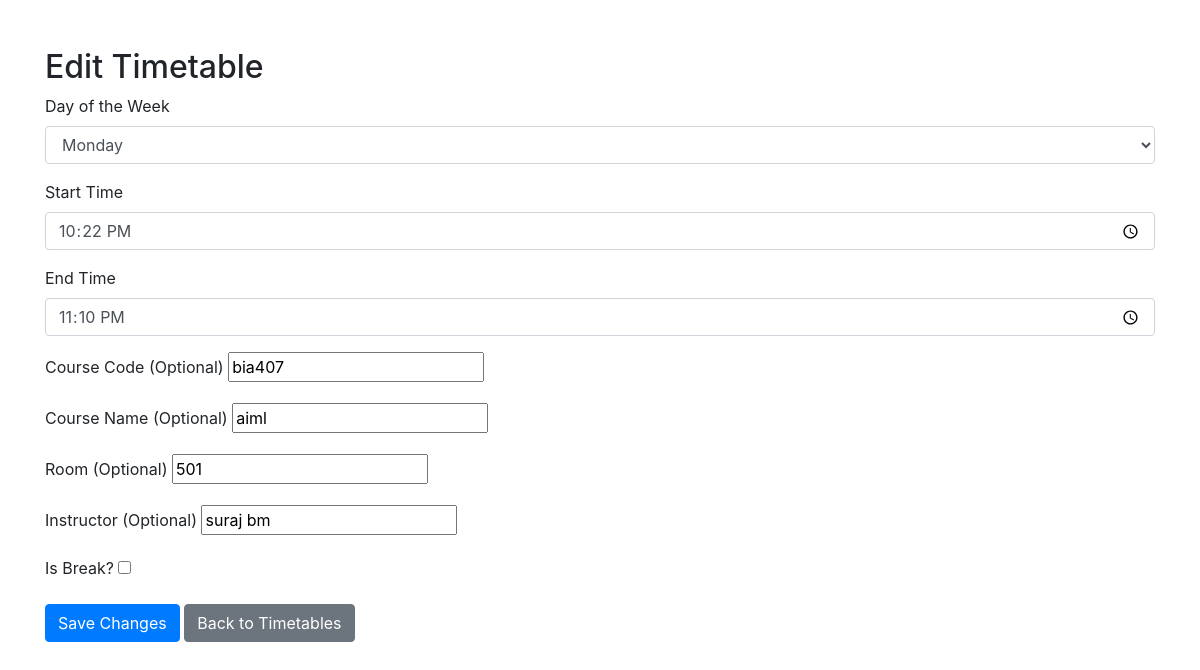
Page /timetable/edit/5/ on the committed database.
### web_T/models.py (models this page shows, shortened)
class Timetable(models.Model):
    DAY_CHOICES = [
        ('Monday', 'Monday'),
        ('Tuesday', 'Tuesday'),
        ('Wednesday', 'Wednesday'),
        ('Thursday', 'Thursday'),
        ('Friday', 'Friday'),
        ('Saturday', 'Saturday'),
        ('Sunday', 'Sunday'),
    ]
    day = models.CharField(max_length=20, null=True, blank=True, help_text="Day of the week for the session.")
    time_slots = models.JSONField(default=dict, blank=True, null=True)
    time_08_00_09_00 = models.CharField(max_length=100, blank=True, null=True)
    time_09_00_10_00 = models.CharField(max_length=100, blank=True, null=True)
    time_10_00_11_00 = models.CharField(max_length=100, blank=True, null=True)
    time_11_00_12_00 = models.CharField(max_length=100, blank=True, null=True)
    time_12_00_13_00 = models.CharField(max_length=100, blank=True, null=True)
    time_13_00_14_00 = models.CharField(max_length=100, blank=True, null=True)
    time_14_00_15_00 = models.CharField(max_length=100, blank=True, null=True)
    time_15_00_16_00 = models.CharField(max_length=100, blank=True, null=True)
    start_time = models.TimeField(help_text="Start time of the session.")
    end_time = models.TimeField(help_text="End time of the session.")
    day_of_week = models.CharField(
        max_length=9,
        choices=DAY_CHOICES,
        default='Monday',  # Default value
        help_text="Day of the week for the session."
    )
    course_code = models.CharField(
        max_length=20,
        blank=True,
        null=True,
        help_text="Optional course code."
    )
    course_name = models.CharField(
        max_length=100,
        blank=True,
        null=True,
        help_text="Optional course name. If not provided, will be considered 'Free'."
    )
    room = models.CharField(
        max_length=20,
        blank=True,
        null=True,
        help_text="Optional room number or location."
    )
    instructor = models.CharField(
        max_length=100,
        blank=True,
        null=True,
        help_text="Optional instructor name."
    )
    is_break = models.BooleanField(
        default=False,
        help_text="Mark as a break or empty slot."
    )

### web_T/views.py (the view)
# urls.py: path('timetable/edit/<int:pk>/', views.edit_timetable, name='edit_timetable'),
def edit_timetable(request, pk):
    timetable = get_object_or_404(Timetable, pk=pk)
    if request.method == 'POST':
        form = TimetableForm(request.POST, instance=timetable)
        if form.is_valid():
            form.save()
            return redirect('timetable_view')  # Redirect to the timetable list or other desired page
    else:
        form = TimetableForm(instance=timetable)
    return render(request, 'edit_timetable.html', {'form': form})

### web_T/forms.py (shortened to what this page needs)
class TimetableForm(forms.ModelForm):
    class Meta:
        model = Timetable
        fields = ['day_of_week', 'start_time', 'end_time', 'course_code', 'course_name', 'room', 'instructor', 'is_break',
                  'time_08_00_09_00', 'time_09_00_10_00', 'time_10_00_11_00', 'time_11_00_12_00', 'time_12_00_13_00',
                  'time_13_00_14_00', 'time_14_00_15_00', 'time_15_00_16_00']  # include time slots if needed
        widgets = {
            'start_time': forms.TimeInput(format='%H:%M', attrs={'type': 'time', 'class': 'form-control'}),
            'end_time': forms.TimeInput(format='%H:%M', attrs={'type': 'time', 'class': 'form-control'}),
        }

### template/edit_timetable.html (shortened to what this page needs)
<!DOCTYPE html>
<html lang="en">
<head>
    <link rel="stylesheet" href="https://stackpath.bootstrapcdn.com/bootstrap/4.3.1/css/bootstrap.min.css">
</head>
<body>
    <div class="container mt-5">
        <h2>Edit Timetable</h2>
        <form method="post">
            <div class="form-group">
                <label for="day_of_week">Day of the Week</label>
                <select name="day_of_week" id="day_of_week" class="form-control" required>
                    <option value="Monday" {% if form.day_of_week.value == "Monday" %}selected{% endif %}>Monday</option>
                </select>
            </div>
            <div class="form-group">
                <label for="start_time">Start Time</label>
                {{ form.start_time }}
            </div>
            <div class="form-group">
                <label for="end_time">End Time</label>
                {{ form.end_time }}
            </div>
            <div class="form-group">
                <label for="course_code">Course Code (Optional)</label>
                {{ form.course_code }}
            </div>
            <div class="form-group">
                <label for="course_name">Course Name (Optional)</label>
                {{ form.course_name }}
            </div>
            <div class="form-group">
                <label for="room">Room (Optional)</label>
                {{ form.room }}
            </div>
            <div class="form-group">
                <label for="instructor">Instructor (Optional)</label>
                {{ form.instructor }}
            </div>
            <div class="form-group">
                <label for="is_break">Is Break?</label>
                {{ form.is_break }}
            </div>
            <button type="submit" class="btn btn-primary">Save Changes</button>
            <a href="{% url 'timetable_view' %}" class="btn btn-secondary">Back to Timetables</a>
        </form>
    </div>
</body>
</html>

### rows in the picture
Timetable: day_of_week "Monday", start_time "22:22", end_time "23:10", course_code "bia407", course_name "aiml", room "501", instructor "suraj bm"
